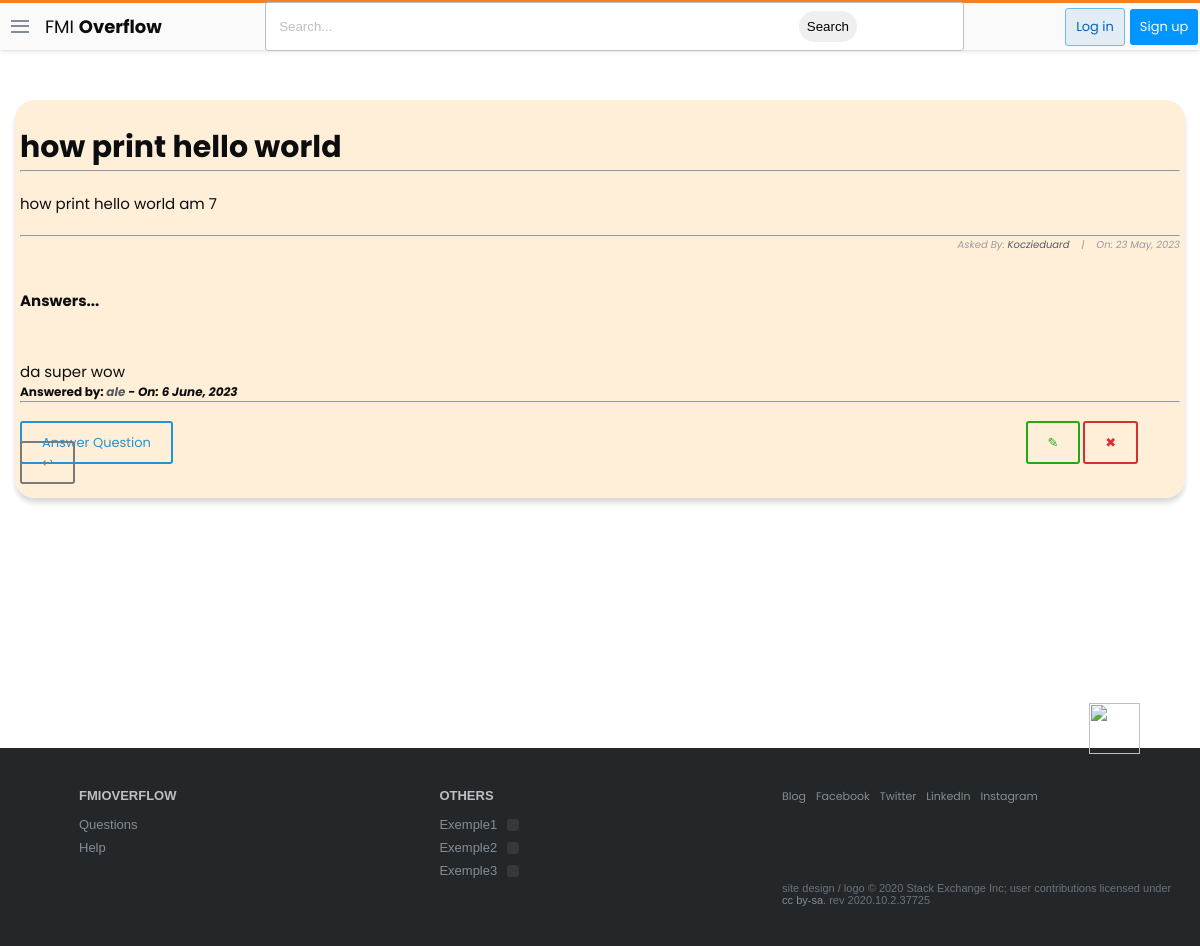
Screenshot of /questions/1 with the database file from the repository.
### stackbase/models.py (models this page shows, shortened)
class Question(models.Model):
    user = models.ForeignKey(User, on_delete=models.CASCADE)
    title = models.CharField(max_length = 1000)
    content = models.TextField(null=True,blank=True)
    date_created = models.DateTimeField(default=timezone.now)

class Comment(models.Model):
    question = models.ForeignKey(Question, related_name="comment", on_delete=models.CASCADE)
    name = models.CharField(max_length = 1000)
    content = models.TextField(null=True, blank=True)
    date_created = models.DateTimeField(default=timezone.now)

### stackbase/views.py (the view)
# urls.py: path('questions/<int:pk>',views.QuestionDetailView.as_view(),name="question_detail"),
class QuestionDetailView(DetailView):
    model = Question
    context_object_name = 'question'

### stackbase/templates/stackbase/question_detail.html (shortened to what this page needs)
{% extends 'base.html' %}
{% block content %}
<!DOCTYPE html>
<html lang="en">
<head>
</head>
<body>
    <div class="container">
        <div class="list-question">
            <div class="questions">
                <div class="container" style="background-color: rgba(255, 235, 209, 0.808); padding: 5px; box-shadow: rgba(0, 0, 0, 0.15) 0px 5px 5px 0px; border-radius: 20px;" >
                    <h3 id="fh3">{{question.title}}</h3>
                    <hr>
                    <h6 id="fh6" style="margin-top:20px">{{ question.content|safe }}</h6>
                    <hr>
                    <h6 id="fh6" style="font-size: 10px; font-style: italic; color: rgb(155, 155, 155); text-align: right;">Asked By: <a href="{% url 'profile' %}">{{ object.user|title }}</a>&nbsp;&nbsp;&nbsp; |&nbsp;&nbsp;&nbsp; On: {{ object.date_created|date:"j F, Y" }}</h6>
                    <br>
                    <h2>Answers...</h2> <br><br><br>
                    {% if not question.comment.all %}
                        <h3>No Answers yet... <a href="">Answer Question</a> </h3>
                    {% else %}
                        {% for comment in question.comment.all %}
                            <h3 style="font-weight: normal; font-size: 15px;">{{comment.content|safe}}</h3>
                            <h3 style="font-size: 12px;">Answered by: <i><a href="">{{comment.name}}</a> - On: {{comment.date_created|date:"j F, Y"}}</i></h3>
                            <hr>
                        {% endfor %}
                    {% endif %}
                    <div style="margin-top:30px;margin-bottom:20px">
                    <a class="btn btn-outline blue" id="fa" href="{% url 'stackbase:question_comment' question.id %}" style="text-decoration: none;">Answer Question</a>
                    <a class="btn btn-outline green" style="text-decoration: none;margin-left:850px"  href="{% url 'stackbase:question_update' question.id %}"> &#x270E;</a>
                    <a class="btn btn-outline red" style="text-decoration: none;"  href="{% url 'stackbase:question_delete' question.id %}">&#x2716;</a>
                    <a class="btn btn-outline gray" style="text-decoration: none;"  href="{% url 'stackbase:question_list' %}">&#x21a9;</a>
                    </div>
                </div>
                </div>
            </div>
        </div>
</body>
</html>
{% endblock content %}

### static/main.css (style rules this page uses)
*, *::before, *::after { margin: 0; padding: 0; box-sizing: border-box; }
html { font-family: Arial, "Helvetica Neue", Helvetica, sans-serif; font-size: 10px; color: #0c0d0e; }
.container { width: 100%; max-width: 126.4rem; margin: 0 auto; padding: 0 1.5rem; }
a { text-decoration: none; color: #535a60; cursor: pointer; }
.btn { text-align: center; font-size: 1.3rem; border-radius: 3px; transition: all 0.5s; padding: 1.3rem 2.5rem; }

### stackbase/templates/stackbase/question_detail.html (style rules this page uses)
body { margin-top: 100px; font-family: 'Poppins', sans-serif; }
#fh3 { text-align: center; font-size: 30px; padding-top: 20px; text-align: left; }
#fh6 { text-align: left; font-size: 15px; padding-bottom: 20px; font-weight: normal; }
.btn-outline { padding: 10px 20px; outline: none; background-color: transparent; cursor: pointer; }
.blue { border: 2px solid #2592d4; color: #2592d4; }
.green { border: 2px solid #27a718; color: #27a718; }
.red { border: 2px solid #d52f2f; color: #d52f2f; }
.gray { border: 2px solid #7a7a7a; color: #7a7a7a; }

### rows the page displays
Question: title "how print hello world", content "how print hello world am 7", user "Koczieduard", date_created "23 May, 2023"
Comment: content "da super wow", name "ale", date_created "6 June, 2023"
